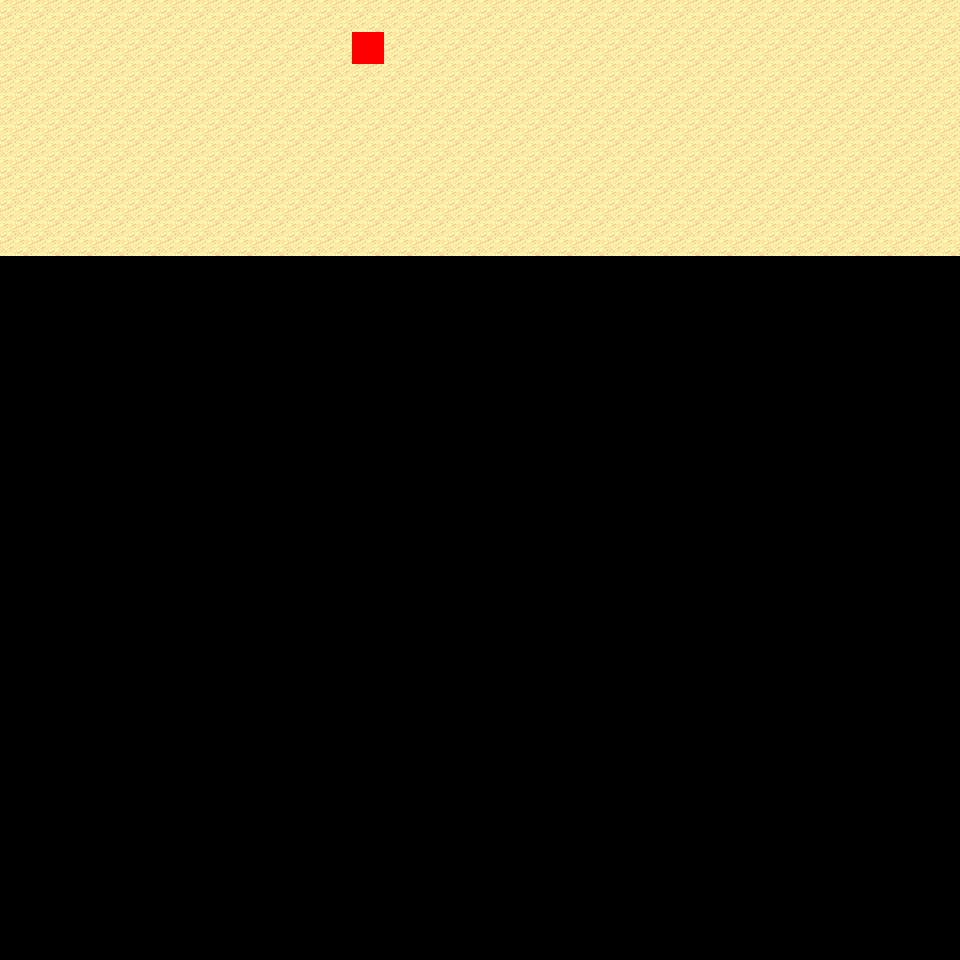

This is a level from a 2D game, rendered from its Tiled map with the project's own tilesets. A one-line summary and the map file follow, with tile-layer data summarised:
An orthogonal 30x30 tile map with 32x32 px tiles, 6 tile layers (Ground, Object, Object2, Above, ...), 6 tilesets and 2 objects (2x mapExit).

<map version="1.0" orientation="orthogonal" renderorder="right-down" width="30" height="30" tilewidth="32" tileheight="32" nextobjectid="3">
  <tileset firstgid="1" name="tileset_logic_collision" tilewidth="32" tileheight="32" tilecount="1" columns="1">
    <image source="../drawable/tileset_logic_collision.png" width="32" height="32" />
  </tileset>
  <tileset firstgid="2" name="tileset_terrain_desert" tilewidth="32" tileheight="32" tilecount="88" columns="8">
    <image source="../drawable/tileset_terrain_desert.png" width="256" height="352" />
  </tileset>
  <tileset firstgid="90" name="tileset_ground_sand_2" tilewidth="32" tileheight="32" tilecount="15" columns="5">
    <image source="../drawable/tileset_ground_sand_2.png" width="160" height="96" />
  </tileset>
  <tileset firstgid="105" name="tileset_plant_cactus_2" tilewidth="32" tileheight="32" tilecount="10" columns="5">
    <image source="../drawable/tileset_plant_cactus_2.png" width="160" height="64" />
  </tileset>
  <tileset firstgid="115" name="tileset_plant_cactus" tilewidth="32" tileheight="32" tilecount="2" columns="1">
    <image source="../drawable/tileset_plant_cactus.png" width="32" height="64" />
  </tileset>
  <tileset firstgid="117" name="tileset_plant_round_cactuses" tilewidth="32" tileheight="32" tilecount="20" columns="10">
    <image source="../drawable/tileset_plant_round_cactuses.png" width="320" height="64" />
  </tileset>
  <layer name="Ground" width="30" height="30">
    <data>[900 cells, 240 non-empty, 2 distinct tile ids]</data>
  </layer>
  <layer name="Object" width="30" height="30">
    <data>[900 cells, 0 non-empty, 0 distinct tile ids]</data>
  </layer>
  <layer name="Object2" width="30" height="30">
    <data>[900 cells, 0 non-empty, 0 distinct tile ids]</data>
  </layer>
  <layer name="Above" width="30" height="30">
    <data>[900 cells, 0 non-empty, 0 distinct tile ids]</data>
  </layer>
  <layer name="Above2" width="30" height="30">
    <data>[900 cells, 0 non-empty, 0 distinct tile ids]</data>
  </layer>
  <layer name="Walkable" width="30" height="30">
    <data>[900 cells, 1 non-empty, 1 distinct tile ids]</data>
  </layer>
  <objectgroup name="MapEvents">
    <object id="1" name="north" type="mapExit" x="0" y="0" width="960" height="32">
      <properties>
        <property name="map" value="level_0_x17_y131" />
        <property name="x" value="0" />
        <property name="y" value="28" />
      </properties>
    </object>
    <object id="2" name="east" type="mapExit" x="928" y="0" width="32" height="960">
      <properties>
        <property name="map" value="level_0_x18_y132" />
        <property name="x" value="1" />
        <property name="y" value="0" />
      </properties>
    </object>
  </objectgroup>
</map>
